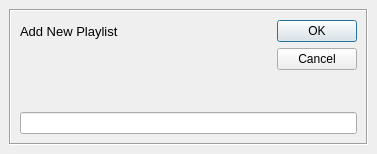
<?xml version="1.0" encoding="UTF-8"?>
<ui version="4.0">
 <class>add_play_db</class>
 <widget class="QMainWindow" name="add_play_db">
  <property name="geometry">
   <rect>
    <x>0</x>
    <y>0</y>
    <width>377</width>
    <height>154</height>
   </rect>
  </property>
  <property name="minimumSize">
   <size>
    <width>377</width>
    <height>154</height>
   </size>
  </property>
  <property name="maximumSize">
   <size>
    <width>377</width>
    <height>154</height>
   </size>
  </property>
  <property name="windowTitle">
   <string>MainWindow</string>
  </property>
  <widget class="QWidget" name="centralwidget">
   <layout class="QGridLayout" name="gridLayout_2">
    <item row="0" column="0">
     <widget class="QFrame" name="frame">
      <property name="frameShape">
       <enum>QFrame::Box</enum>
      </property>
      <property name="frameShadow">
       <enum>QFrame::Sunken</enum>
      </property>
      <layout class="QGridLayout" name="gridLayout">
       <property name="spacing">
        <number>4</number>
       </property>
       <item row="1" column="0" colspan="2">
        <widget class="QLabel" name="label">
         <property name="font">
          <font>
           <pointsize>10</pointsize>
          </font>
         </property>
         <property name="text">
          <string>Add New Playlist</string>
         </property>
        </widget>
       </item>
       <item row="0" column="2" rowspan="3">
        <widget class="QDialogButtonBox" name="buttonBox">
         <property name="orientation">
          <enum>Qt::Vertical</enum>
         </property>
         <property name="standardButtons">
          <set>QDialogButtonBox::Cancel|QDialogButtonBox::Ok</set>
         </property>
         <property name="centerButtons">
          <bool>false</bool>
         </property>
        </widget>
       </item>
       <item row="2" column="0">
        <spacer name="verticalSpacer">
         <property name="orientation">
          <enum>Qt::Vertical</enum>
         </property>
         <property name="sizeHint" stdset="0">
          <size>
           <width>20</width>
           <height>40</height>
          </size>
         </property>
        </spacer>
       </item>
       <item row="2" column="1">
        <spacer name="horizontalSpacer">
         <property name="orientation">
          <enum>Qt::Horizontal</enum>
         </property>
         <property name="sizeHint" stdset="0">
          <size>
           <width>40</width>
           <height>20</height>
          </size>
         </property>
        </spacer>
       </item>
       <item row="3" column="0" colspan="3">
        <widget class="QLineEdit" name="lineEdit">
         <property name="maxLength">
          <number>50</number>
         </property>
         <property name="clearButtonEnabled">
          <bool>true</bool>
         </property>
        </widget>
       </item>
      </layout>
     </widget>
    </item>
   </layout>
  </widget>
 </widget>
 <resources/>
 <connections/>
</ui>
